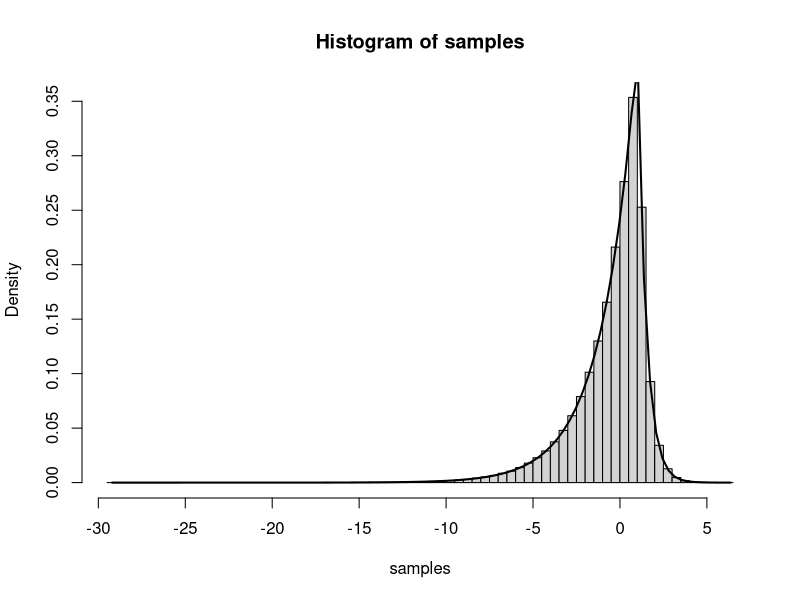

R code for this plot:
# STA3127 Statistical Computing
# HW3
# Name : Jeong Geonwoo
# ID : 2018122062

rm(list=ls())
set.seed(2018122062)

##### Q1 #####
AL_pdf <- function(x, m, lambda, kappa) {
  pdf <- (lambda / (kappa + 1/kappa)) * exp(-lambda * (x-m) * sign(x-m) * kappa^{sign(x-m)})
  return (pdf)
}

AL_cdf_inv <- function(U, m, lambda, kappa) {
  sapply(U, function(Ui) {
    if (Ui < kappa^2 / (1 + kappa^2)) {
      cdf_inv <- kappa / lambda * log((1 + kappa^2) / kappa^2 * Ui) + m
    } else {
      cdf_inv <- - 1 / (kappa * lambda) * log((1 + kappa^2)*(1-Ui)) + m
    }
    return(cdf_inv)
  })
}

U <- runif(10^6)
samples <- AL_cdf_inv(U, m=1, lambda=1, kappa=2)
hist(samples, breaks = 100, freq=FALSE)
curve(AL_pdf(x, m=1, lambda=1, kappa=2), from = min(samples), to = max(samples), add=TRUE, lwd=2)

##### Q2 #####
Geometric_cdf <- function(x, q) {
  sapply(x, function(xi) {
    cdf <- 1-(1-q)^{max(0, floor(xi))}
    return(cdf)
  })
}

Geometric_cdf_inv <- function(x, q) {
  return(ceiling(log(1-x) / log(1-q)))
}

p = 0.7
q = 1-p
r = 10

n_samples=10^6
U = runif(n_samples,0,1)
samples <- rep(NA, n_samples)


for (i in 1:n_samples){
  sum_geometric <- sum(Geometric_cdf_inv(runif(r), q))
  neg_binorm <- sum_geometric - r
  samples_i <- sin(neg_binorm)
  samples[i] <- samples_i
}

mean(samples)